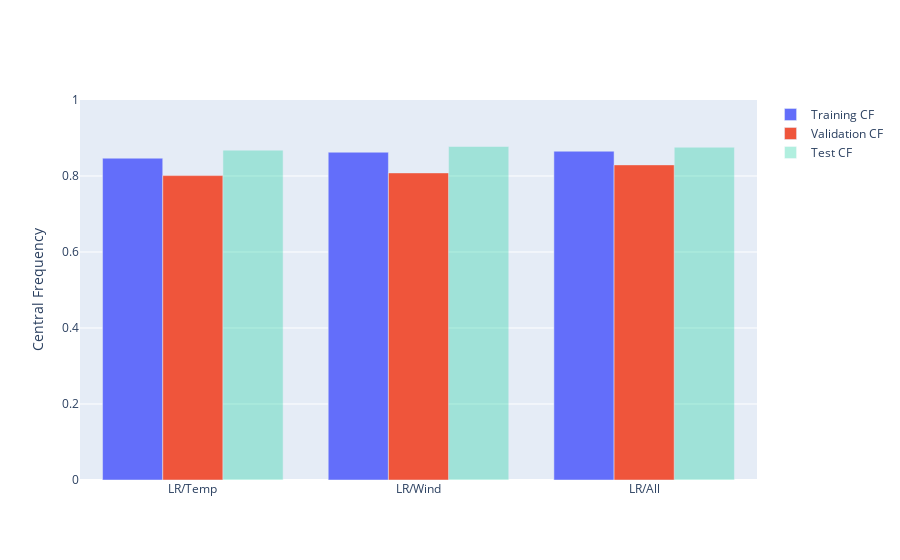

The notebook cell this image was saved under:
### Code cell
fig = compare_cf(models)
fig.update_yaxes(range=[0,1], title="Central Frequency")

### Figure 1 — Plotly figure (JSON) as saved in the notebook; plotly's stock layout.template omitted (floating-point values rounded to 4 significant figures)
{"data": [{"name": "Training CF", "x": ["LR/Temp", "LR/Wind", "LR/All"], "y": [0.8468, 0.8625, 0.8652], "type": "bar"}, {"name": "Validation CF", "x": ["LR/Temp", "LR/Wind", "LR/All"], "y": [0.8011, 0.8081, 0.8292], "type": "bar"}, {"name": "Test CF", "opacity": 0.3, "x": ["LR/Temp", "LR/Wind", "LR/All"], "y": [0.8681, 0.8776, 0.8757], "type": "bar"}], "layout": {"yaxis": {"range": [0, 1], "title": {"text": "Central Frequency"}}}}
